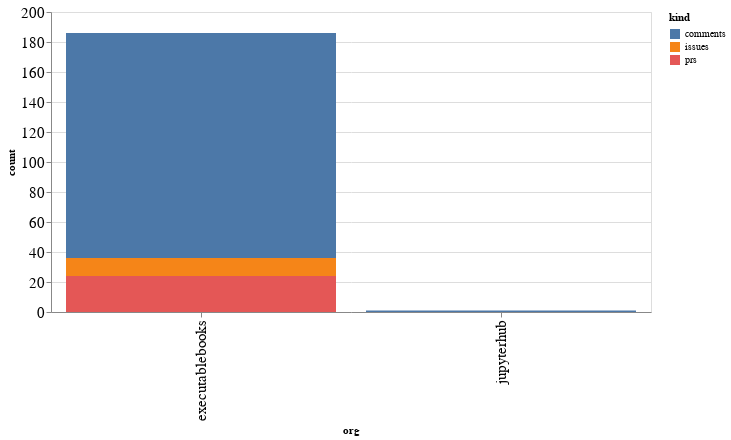

Source (notebook cell):
### Code cell
alt.Chart(org_summaries, width=600).mark_bar().encode(
    x='org',
    y='count',
    color='kind',
    tooltip="org"
)

### Figure 1 — Vega-Lite specification as saved in the notebook (floating-point values rounded to 4 significant figures)
{"config": {"axisLeft": {"labelFontSize": 15}, "axisBottom": {"labelFontSize": 15}}, "data": {"name": "data-50d079a5166e330106fe056a8f95eecd"}, "mark": "bar", "encoding": {"color": {"type": "nominal", "field": "kind"}, "tooltip": {"type": "nominal", "field": "org"}, "x": {"type": "nominal", "field": "org"}, "y": {"type": "quantitative", "field": "count"}}, "width": 600, "$schema": "https://vega.github.io/schema/vega-lite/v4.8.1.json", "datasets": {"data-50d079a5166e330106fe056a8f95eecd": [{"org": "executablebooks", "kind": "comments", "count": 150}, {"org": "executablebooks", "kind": "issues", "count": 12}, {"org": "executablebooks", "kind": "prs", "count": 24}, {"org": "jupyterhub", "kind": "comments", "count": 1}]}}
